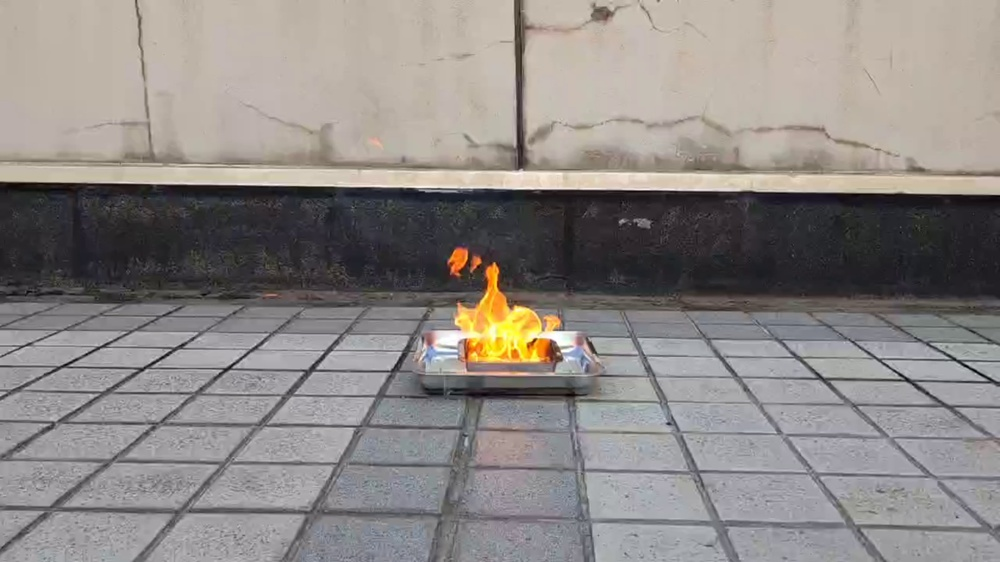
//> input picture OpenCV/StudyOpenCV/1.jpg, 1000 x 562 px, shrunk from 2688 x 1512 before the run
$ ./1_7_DiscreteFourierTransform 1.jpg   (built with g++ and OpenCV 4)
//> lines starting //> are read from the running program, lines starting //| are printed output that depends on the picture
// https://docs.opencv.org/4.x/d8/d01/tutorial_discrete_fourier_transform.html
// 离散傅里叶变换
// Usage of functions such as: copyMakeBorder() , merge() , dft() , getOptimalDFTSize() , log() and normalize() .

#include "opencv2/core.hpp"
#include "opencv2/imgproc.hpp"
#include "opencv2/imgcodecs.hpp"
#include "opencv2/highgui.hpp"
#include <iostream>
using namespace cv;
using namespace std;
static void help(char** argv)
{
    cout << endl
        << "This program demonstrated the use of the discrete Fourier transform (DFT). " << endl
        << "The dft of an image is taken and it's power spectrum is displayed." << endl << endl
        << "Usage:" << endl
        << argv[0] << " [image_name -- default lena.jpg]" << endl << endl;
}
int main(int argc, char** argv)
{
    help(argv);
    const char* filename = argc >= 2 ? argv[1] : "lena.jpg";
    Mat I = imread(samples::findFile(filename), IMREAD_GRAYSCALE);
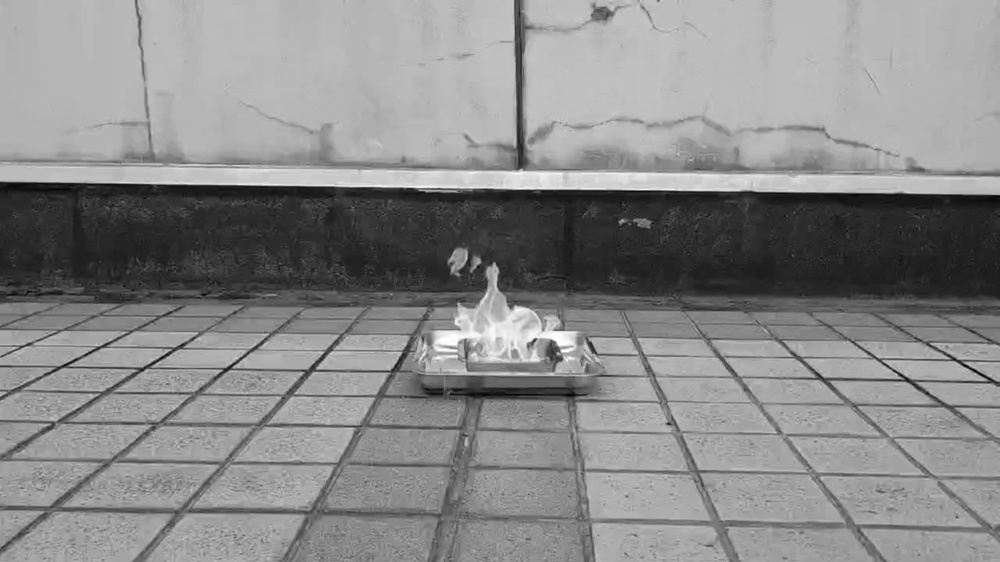
//> I: 562 rows x 1000 cols, CV_8UC1; min 1, max 255, mean 136.7
    if (I.empty()) {
        cout << "Error opening image" << endl;
        return EXIT_FAILURE;
    }
    Mat padded;                            // 扩展图片到最佳尺寸
    int m = getOptimalDFTSize(I.rows);
//> m = 576
    int n = getOptimalDFTSize(I.cols); // 边框填充为0
//> n = 1000
    copyMakeBorder(I, padded, 0, m - I.rows, 0, n - I.cols, BORDER_CONSTANT, Scalar::all(0));
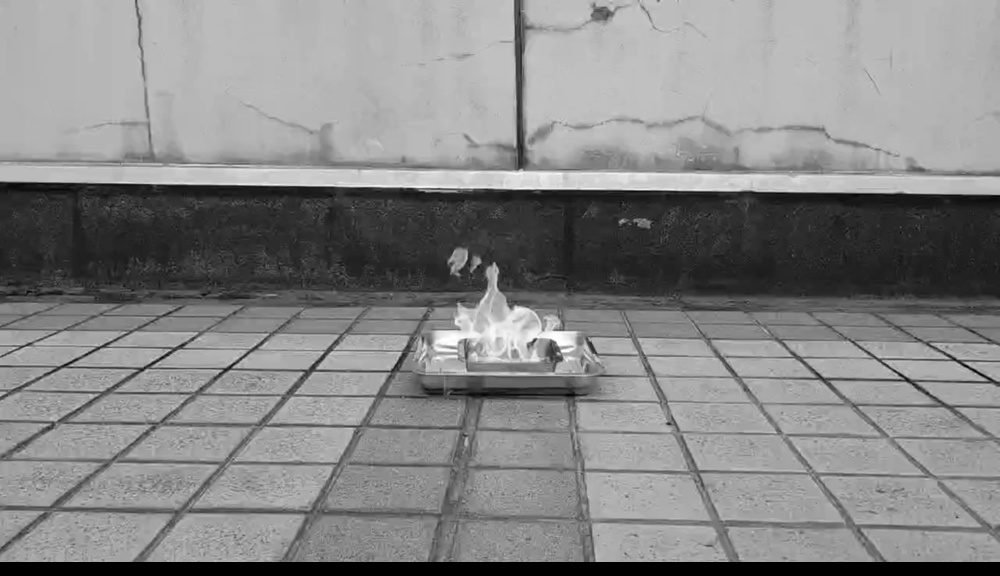
//> padded: 576 rows x 1000 cols, CV_8UC1; min 0, max 255, mean 133.4
    Mat planes[] = { Mat_<float>(padded), Mat::zeros(padded.size(), CV_32F) };
//> planes[1]: 576 rows x 1000 cols, CV_32FC1; every value is 0
    Mat complexI;
    merge(planes, 2, complexI);         // Add to the expanded another plane with zeros
    dft(complexI, complexI);            // this way the result may fit in the source matrix
    // compute the magnitude and switch to logarithmic scale
    // => log(1 + sqrt(Re(DFT(I))^2 + Im(DFT(I))^2))
    split(complexI, planes);                   // planes[0] = Re(DFT(I), planes[1] = Im(DFT(I))
    magnitude(planes[0], planes[1], planes[0]);// planes[0] = magnitude 幅值
    Mat magI = planes[0];
    magI += Scalar::all(1);                    // switch to logarithmic scale
    log(magI, magI);
    // crop the spectrum, if it has an odd number of rows or columns
    magI = magI(Rect(0, 0, magI.cols & -2, magI.rows & -2));
    // rearrange the quadrants of Fourier image  so that the origin is at the image center
    int cx = magI.cols / 2;
//> cx = 500
    int cy = magI.rows / 2;
//> cy = 288
    Mat q0(magI, Rect(0, 0, cx, cy));   // Top-Left - Create a ROI per quadrant
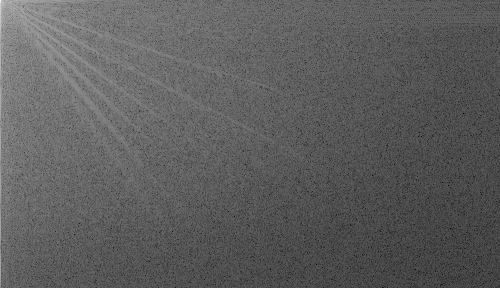
//> q0: 288 rows x 500 cols, CV_32FC1; min 1.32, max 18.16, mean 7.51; drawn with min black and max white
    Mat q1(magI, Rect(cx, 0, cx, cy));  // Top-Right
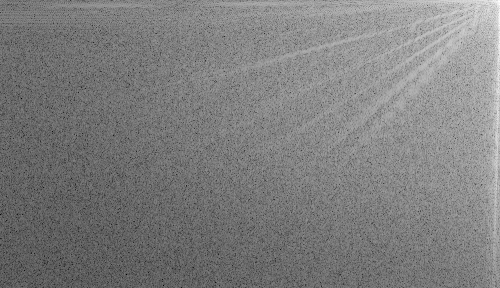
//> q1: 288 rows x 500 cols, CV_32FC1; min 1.23, max 13.93, mean 7.52; drawn with min black and max white
    Mat q2(magI, Rect(0, cy, cx, cy));  // Bottom-Left
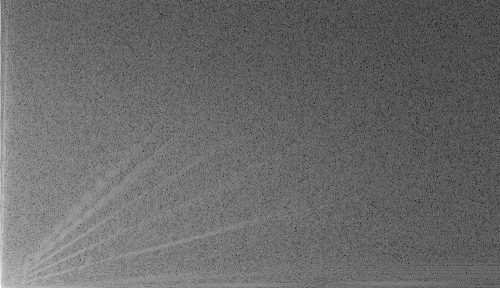
//> q2: 288 rows x 500 cols, CV_32FC1; min 1.23, max 16.37, mean 7.53; drawn with min black and max white
    Mat q3(magI, Rect(cx, cy, cx, cy)); // Bottom-Right
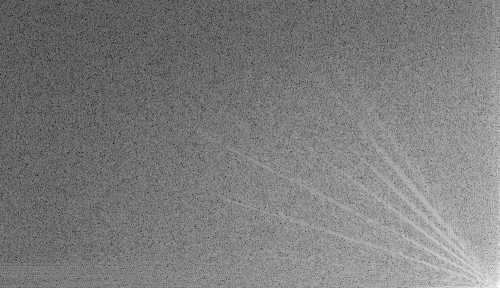
//> q3: 288 rows x 500 cols, CV_32FC1; min 1.32, max 13.94, mean 7.49; drawn with min black and max white
    Mat tmp;                           // swap quadrants (Top-Left with Bottom-Right)
    q0.copyTo(tmp);
    q3.copyTo(q0);
    tmp.copyTo(q3);
    q1.copyTo(tmp);                    // swap quadrant (Top-Right with Bottom-Left)
    q2.copyTo(q1);
    tmp.copyTo(q2);
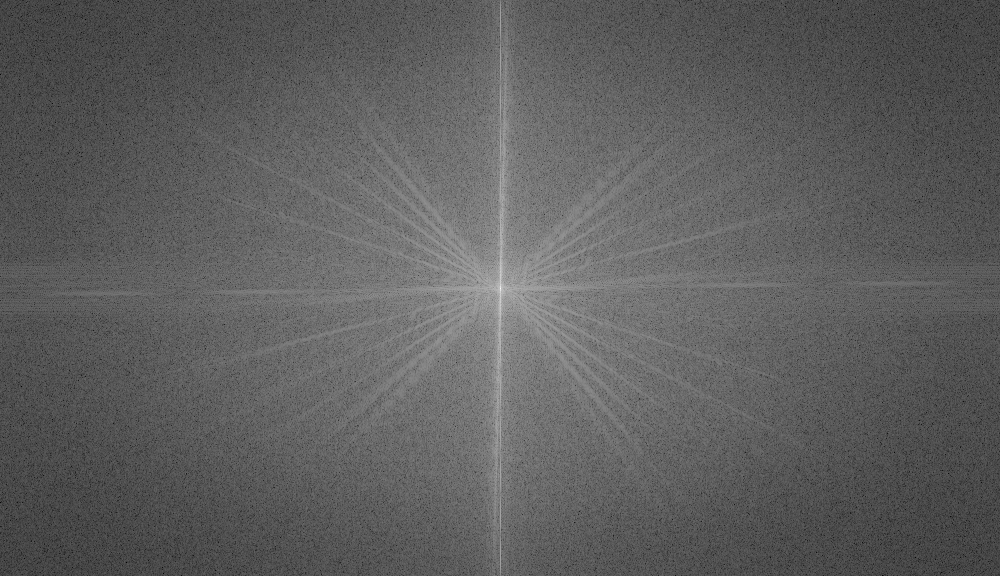
//> magI: 576 rows x 1000 cols, CV_32FC1; min 1.23, max 18.16, mean 7.52; drawn with min black and max white
    normalize(magI, magI, 0, 1, NORM_MINMAX); // Transform the matrix with float values into a
                                            // viewable image form (float between values 0 and 1).
    imshow("Input Image", I);    // Show the result
    imshow("spectrum magnitude", magI);
    waitKey();
    return EXIT_SUCCESS;
}
